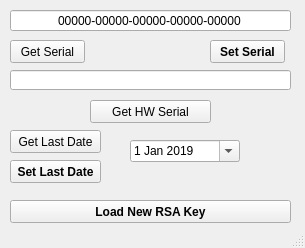
<?xml version="1.0" encoding="UTF-8"?>
<ui version="4.0">
 <class>UsbKeySClass</class>
 <widget class="QMainWindow" name="UsbKeySClass">
  <property name="geometry">
   <rect>
    <x>0</x>
    <y>0</y>
    <width>305</width>
    <height>248</height>
   </rect>
  </property>
  <property name="maximumSize">
   <size>
    <width>305</width>
    <height>248</height>
   </size>
  </property>
  <property name="windowTitle">
   <string>UsbKeyS</string>
  </property>
  <widget class="QWidget" name="centralWidget">
   <widget class="QPushButton" name="BtnGetSerial">
    <property name="geometry">
     <rect>
      <x>10</x>
      <y>40</y>
      <width>75</width>
      <height>23</height>
     </rect>
    </property>
    <property name="text">
     <string>Get Serial</string>
    </property>
   </widget>
   <widget class="QLineEdit" name="TbSerial">
    <property name="geometry">
     <rect>
      <x>10</x>
      <y>10</y>
      <width>281</width>
      <height>21</height>
     </rect>
    </property>
    <property name="inputMask">
     <string>NNNNN-NNNNN-NNNNN-NNNNN-NNNNN</string>
    </property>
    <property name="text">
     <string>00000-00000-00000-00000-00000</string>
    </property>
    <property name="maxLength">
     <number>29</number>
    </property>
    <property name="alignment">
     <set>Qt::AlignCenter</set>
    </property>
   </widget>
   <widget class="QPushButton" name="BtnSetSerial">
    <property name="geometry">
     <rect>
      <x>210</x>
      <y>40</y>
      <width>75</width>
      <height>23</height>
     </rect>
    </property>
    <property name="font">
     <font>
      <weight>75</weight>
      <bold>true</bold>
     </font>
    </property>
    <property name="text">
     <string>Set Serial</string>
    </property>
   </widget>
   <widget class="QDateEdit" name="dateEdit">
    <property name="geometry">
     <rect>
      <x>130</x>
      <y>140</y>
      <width>110</width>
      <height>22</height>
     </rect>
    </property>
    <property name="dateTime">
     <datetime>
      <hour>0</hour>
      <minute>0</minute>
      <second>0</second>
      <year>2019</year>
      <month>1</month>
      <day>1</day>
     </datetime>
    </property>
    <property name="minimumDate">
     <date>
      <year>2019</year>
      <month>1</month>
      <day>1</day>
     </date>
    </property>
    <property name="currentSection">
     <enum>QDateTimeEdit::DaySection</enum>
    </property>
    <property name="calendarPopup">
     <bool>true</bool>
    </property>
   </widget>
   <widget class="QPushButton" name="BtnGetDate">
    <property name="geometry">
     <rect>
      <x>10</x>
      <y>130</y>
      <width>91</width>
      <height>23</height>
     </rect>
    </property>
    <property name="text">
     <string>Get Last Date</string>
    </property>
   </widget>
   <widget class="QPushButton" name="BtnSetDate">
    <property name="geometry">
     <rect>
      <x>10</x>
      <y>160</y>
      <width>91</width>
      <height>23</height>
     </rect>
    </property>
    <property name="font">
     <font>
      <weight>75</weight>
      <bold>true</bold>
     </font>
    </property>
    <property name="text">
     <string>Set Last Date</string>
    </property>
   </widget>
   <widget class="QPushButton" name="BtnKeyGen">
    <property name="geometry">
     <rect>
      <x>10</x>
      <y>200</y>
      <width>281</width>
      <height>23</height>
     </rect>
    </property>
    <property name="font">
     <font>
      <weight>75</weight>
      <bold>true</bold>
     </font>
    </property>
    <property name="text">
     <string>Load New RSA Key</string>
    </property>
   </widget>
   <widget class="QLineEdit" name="TbHWSerial">
    <property name="geometry">
     <rect>
      <x>10</x>
      <y>70</y>
      <width>281</width>
      <height>20</height>
     </rect>
    </property>
    <property name="alignment">
     <set>Qt::AlignCenter</set>
    </property>
    <property name="readOnly">
     <bool>true</bool>
    </property>
   </widget>
   <widget class="QPushButton" name="BtnGetHWSerial">
    <property name="geometry">
     <rect>
      <x>90</x>
      <y>100</y>
      <width>121</width>
      <height>23</height>
     </rect>
    </property>
    <property name="text">
     <string>Get HW Serial</string>
    </property>
   </widget>
  </widget>
  <widget class="QStatusBar" name="statusBar"/>
 </widget>
 <layoutdefault spacing="6" margin="11"/>
 <resources>
  <include location="UsbKeyS.qrc"/>
 </resources>
 <connections/>
</ui>
